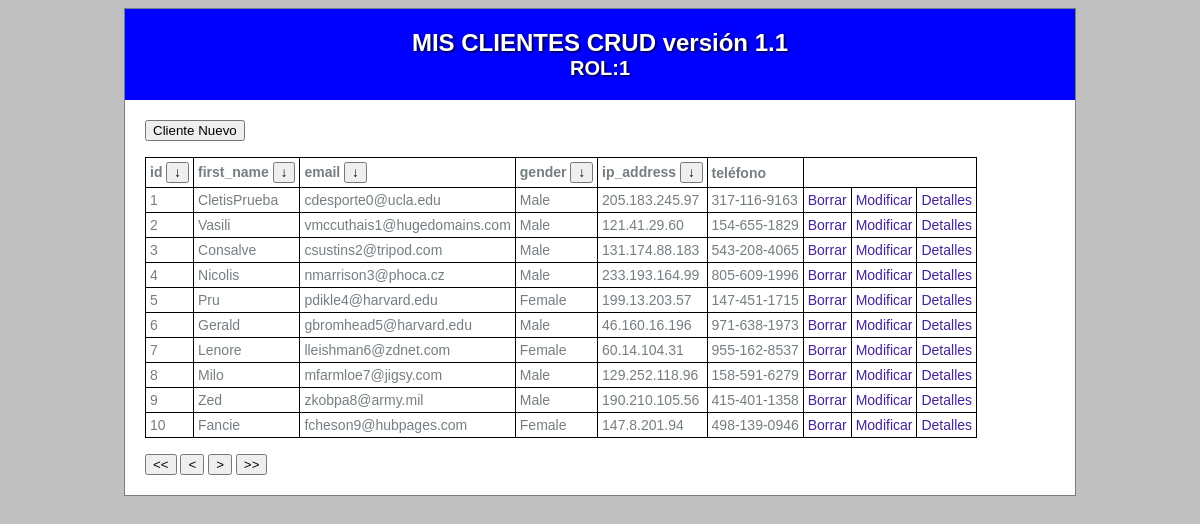
Page /index.php (signed in) on the committed database.
### tables this page shows
CREATE TABLE `clientes` (
  `id` int(8) NOT NULL,
  `first_name` varchar(50) DEFAULT NULL,
  `last_name` varchar(50) DEFAULT NULL,
  `email` varchar(50) DEFAULT NULL,
  `gender` varchar(50) DEFAULT NULL,
  `ip_address` varchar(20) DEFAULT NULL,
  `telefono` varchar(50) DEFAULT NULL
);

### app/models/AccesoDatos.php (called while the page is built, shortened)
<?php
class AccesoDatos
{
    private static $modelo = null;
    private $dbh = null;
    public static function getModelo()
    {
        if (self::$modelo == null) {
            self::$modelo = new AccesoDatos();
        }
        return self::$modelo;
    }
    private function __construct()
    {
        $this->dbh = new mysqli(DB_SERVER, DB_USER, DB_PASSWD, DATABASE);
    }
    public function getClientes($primero, $cuantos, $campo = "id"): array
    {
        $tuser = [];
        if ($campo) {
            $stmt_usuarios  = $this->dbh->prepare("select * from Clientes  ORDER BY $campo limit $primero,$cuantos");
        } else {
            $stmt_usuarios  = $this->dbh->prepare("select * from Clientes limit $primero,$cuantos");
        }
        $stmt_usuarios->execute();
        $result = $stmt_usuarios->get_result();
        if ($result) {
            while ($user = $result->fetch_object('Cliente')) {
                $tuser[] = $user;
            }
        }
        return $tuser;
    }
}

### app/models/Cliente.php (called while the page is built, shortened)
<?php
class Cliente {
   function &__get($name)
   {
       if ( property_exists($this,$name)){
           return $this->$name;
       }
   }
}

### app/views/list.php (the view)
<?php
if ($_SESSION['rol'] == 1) { ?>
    <form>
        <button type="submit" name="orden" value="Nuevo"> Cliente Nuevo </button><br>
    </form>
<?php } ?>
<br>
<table>
    <tr>
        <form method="GET">
            <th>id <button type="submit" name="sort" value="id">↓</button></th>
            <th>first_name <button type="submit" name="sort" value="name">↓</button></th>
            <th>email <button type="submit" name="sort" value="email">↓</button></th>
            <th>gender <button type="submit" name="sort" value="gender">↓</button></th>
            <th>ip_address <button type="submit" name="sort" value="ip">↓</button></th>
            <th>teléfono </th>
        </form>
    </tr>
    <?php
    foreach ($tvalores as $valor) : ?>
        <tr>
            <td><?= $valor->id ?> </td>
            <td><?= $valor->first_name ?> </td>
            <td><?= $valor->email ?> </td>
            <td><?= $valor->gender ?> </td>
            <td><?= $valor->ip_address ?> </td>
            <td><?= $valor->telefono ?> </td>
            <?php
            if ($_SESSION['rol']) {
            ?>
                <td><a href="#" onclick="confirmarBorrar('<?= $valor->first_name ?>',<?= $valor->id ?>);">Borrar</a></td>
                <td><a href="?orden=Modificar&id=<?= $valor->id ?>">Modificar</a></td>
            <?php } ?>
            <td><a href="?orden=Detalles&id=<?= $valor->id ?>">Detalles</a></td>
        <tr>
        <?php endforeach ?>
</table>
<form>
    <br>
    <button type="submit" name="nav" value="Primero">
        << </button>
            <button type="submit" name="nav" value="Anterior">
                < </button>
                    <button type="submit" name="nav" value="Siguiente"> > </button>
                    <button type="submit" name="nav" value="Ultimo"> >> </button>
</form>

### index.php (shortened to what this page needs)
<?php
require_once 'app/models/Cliente.php';
require_once 'app/models/AccesoDatos.php';
if ($_SESSION['intentos'] < 3 && $_SESSION['login'] == true) {
    if (ob_get_length() == 0) {
        $db = AccesoDatos::getModelo();
        $posini = $_SESSION['posini'];
        $tvalores = $db->getClientes($posini, FPAG, $_SESSION['campo']);
        require_once "app/views/list.php";
    }
}
$contenido = ob_get_clean();
require_once "app/views/principal.php";

### app/views/principal.php (shortened to what this page needs)
<!DOCTYPE html>
<html>
<head>
<link href="web/css/default.css" rel="stylesheet" type="text/css" />
</head>
<body>
<div id="container" style="width: 950px;">
<div id="header">
<h1>MIS CLIENTES CRUD versión 1.1</h1>
<?php
    if (isset($_SESSION['rol'])){
        print "<h2>ROL:".$_SESSION['rol']."</h2>";
        } ?>
</div>
<div id="content">
<?= $contenido ?>
</div>
</div>
</body>
</html>

### web/css/default.css (style rules this page uses)
body { background: silver; text-align: justify; font-family: Tahoma, Geneva, sans-serif; font-size: 14px; color: #757E82; }
#container { margin: 0 auto; width: 800px; background:#fff; border: solid 1px; }
#header { background: blue; text-align: center; padding: 20px; color: white; text-shadow: black 0.1em 0.1em 0.2em; }
#header h1 { font-size: 24px; margin: 0; }
#header h2 { font-size: 20px; margin: 0; }
#content { background: white; clear: left; padding: 20px; }
a { color: #429; text-decoration: none; }
table, th, td { border: 1px solid black; border-collapse:collapse; padding: 4px; }

### rows in the picture
clientes: id "1", first_name "CletisPrueba", email "cdesporte0@ucla.edu", gender "Male", ip_address "205.183.245.97", telefono "317-116-9163"
clientes: id "2", first_name "Vasili", email "vmccuthais1@hugedomains.com", gender "Male", ip_address "121.41.29.60", telefono "154-655-1829"
clientes: id "3", first_name "Consalve", email "csustins2@tripod.com", gender "Male", ip_address "131.174.88.183", telefono "543-208-4065"
clientes: id "4", first_name "Nicolis", email "nmarrison3@phoca.cz", gender "Male", ip_address "233.193.164.99", telefono "805-609-1996"
clientes: id "5", first_name "Pru", email "pdikle4@harvard.edu", gender "Female", ip_address "199.13.203.57", telefono "147-451-1715"
clientes: id "6", first_name "Gerald", email "gbromhead5@harvard.edu", gender "Male", ip_address "46.160.16.196", telefono "971-638-1973"
clientes: id "7", first_name "Lenore", email "lleishman6@zdnet.com", gender "Female", ip_address "60.14.104.31", telefono "955-162-8537"
clientes: id "8", first_name "Milo", email "mfarmloe7@jigsy.com", gender "Male", ip_address "129.252.118.96", telefono "158-591-6279"
clientes: id "9", first_name "Zed", email "zkobpa8@army.mil", gender "Male", ip_address "190.210.105.56", telefono "415-401-1358"
clientes: id "10", first_name "Fancie", email "fcheson9@hubpages.com", gender "Female", ip_address "147.8.201.94", telefono "498-139-0946"

### other values in the picture
$_SESSION['rol'] "1"
